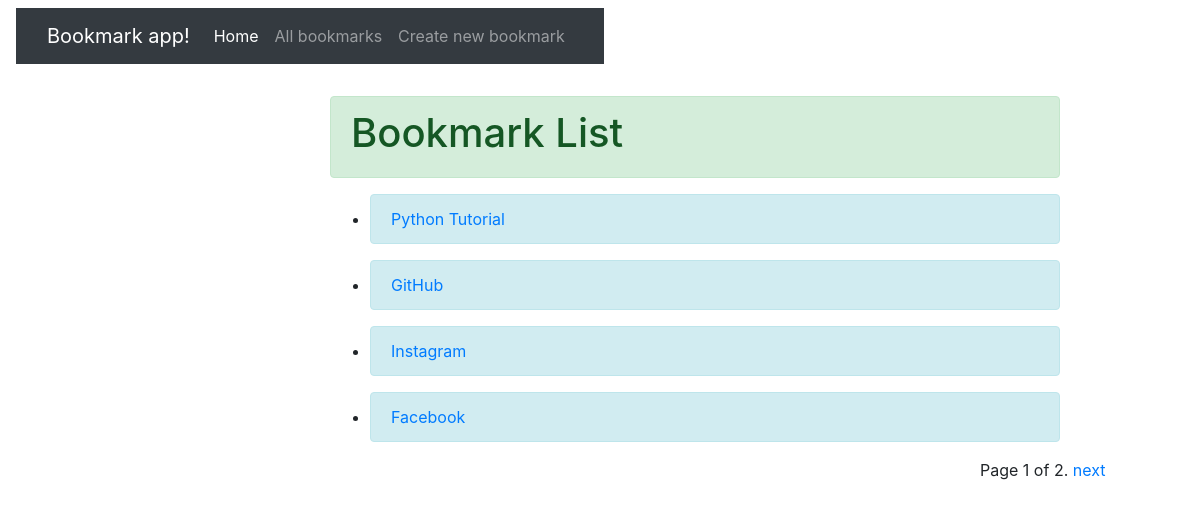
The app's page /bookmarks/bookmark/ with its own data.
### bookmarks/models.py (models this page shows, shortened)
class bookmark(models.Model):
    url = models.URLField(max_length=200, unique=True)
    name = models.CharField(max_length=200)
    description = models.TextField(max_length=1000, help_text='Add description of bookmark')
    tag = TaggableManager()
    def get_absolute_url(self):
        return reverse('bookmark-detail', args=[str(self.id)])

### bookmarks/views.py (the view)
# urls.py: path('bookmark/', views.BookmarkListView.as_view(), name='bookmark'),
class BookmarkListView(generic.ListView):
    model = bookmark
    paginate_by = 4

### bookmarks/templates/bookmarks/bookmark_list.html (shortened to what this page needs)
<!DOCTYPE html>
<html lang="en">
<head>
    {% extends "base_generic.html" %}
{% block body %}
  <div class="alert alert-success" role="alert">
  <h1>Bookmark List</h1>
  </div>
  {% if bookmark_list %}
  <ul>
    {% for bookmark in bookmark_list %}
      <li>
        <div class="alert alert-info" role="alert">
        <a href="{{ bookmark.get_absolute_url }}">{{ bookmark.name }}</a>
        </div>
      </li>
    {% endfor %}
  </ul>
  {% else %}
  <div class="alert alert-dark" role="alert">
  There is no bookmark created.
  </div>
  {% endif %}
{% endblock %}

### records on screen
bookmark: name "Python Tutorial"
bookmark: name "GitHub"
bookmark: name "Instagram"
bookmark: name "Facebook"

### other values on screen
{{ page_obj.number }} "1"
{{ page_obj.paginator.num_pages }} "2"
